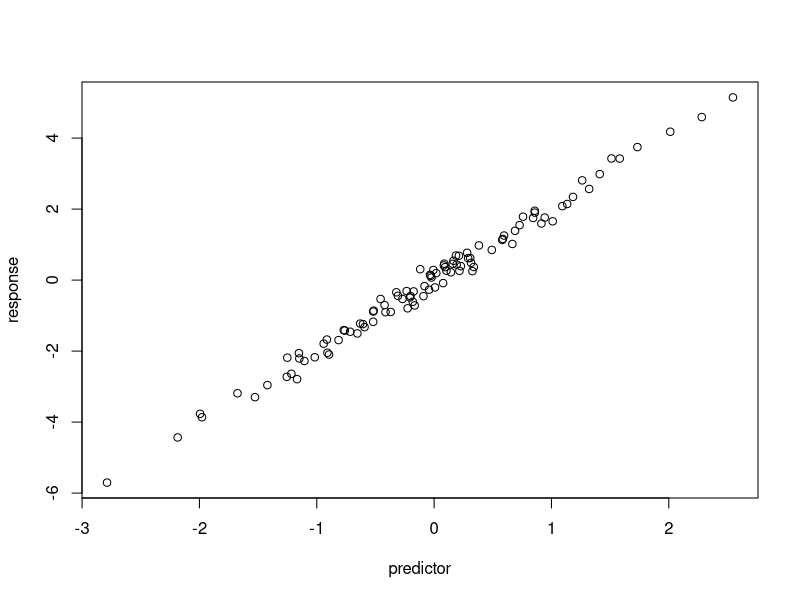

Here is the R script that generated this plot:
# Simulate and plot data
# Jeff Oliver
# jcoliver@arizona.edu
# 2025-10-21

# Simulate predictor variable
predictor <- rnorm(n = 100)
# Simulate response variable with noise
response <- 2 * predictor + rnorm(n = 100, sd = 0.2)
# Plot the data
plot(x = predictor, y = response)
